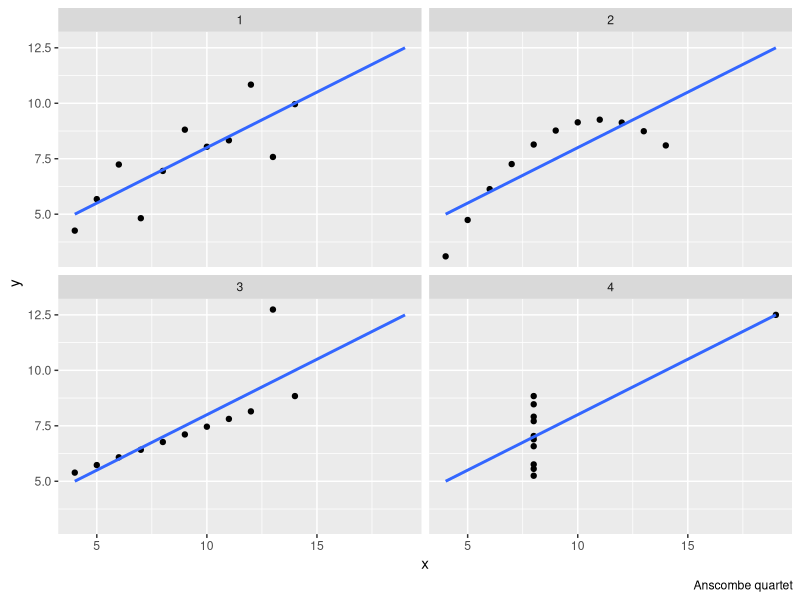

Reproduce this figure in R.
## ---- chunk 1
knitr::opts_chunk$set(echo = TRUE, warning = FALSE, message = FALSE)
## ---- chunk 2
library(tidyverse)
library(patchwork)
## ---- chunk 3

dat <- datasets::anscombe
datLong <- data.frame(
    group  = rep(1:4, each = 11),
    x = unlist(dat[,c(1:4)]),
    y = unlist(dat[,c(5:8)])
    )
rownames(datLong) <- NULL

datLong %>% 
  ggplot(aes(x=x, y=y))+
  geom_point()+
  geom_smooth(method = "lm", se = FALSE, fullrange = TRUE)+
  facet_wrap(~group)+
  labs(caption = "Anscombe quartet")

